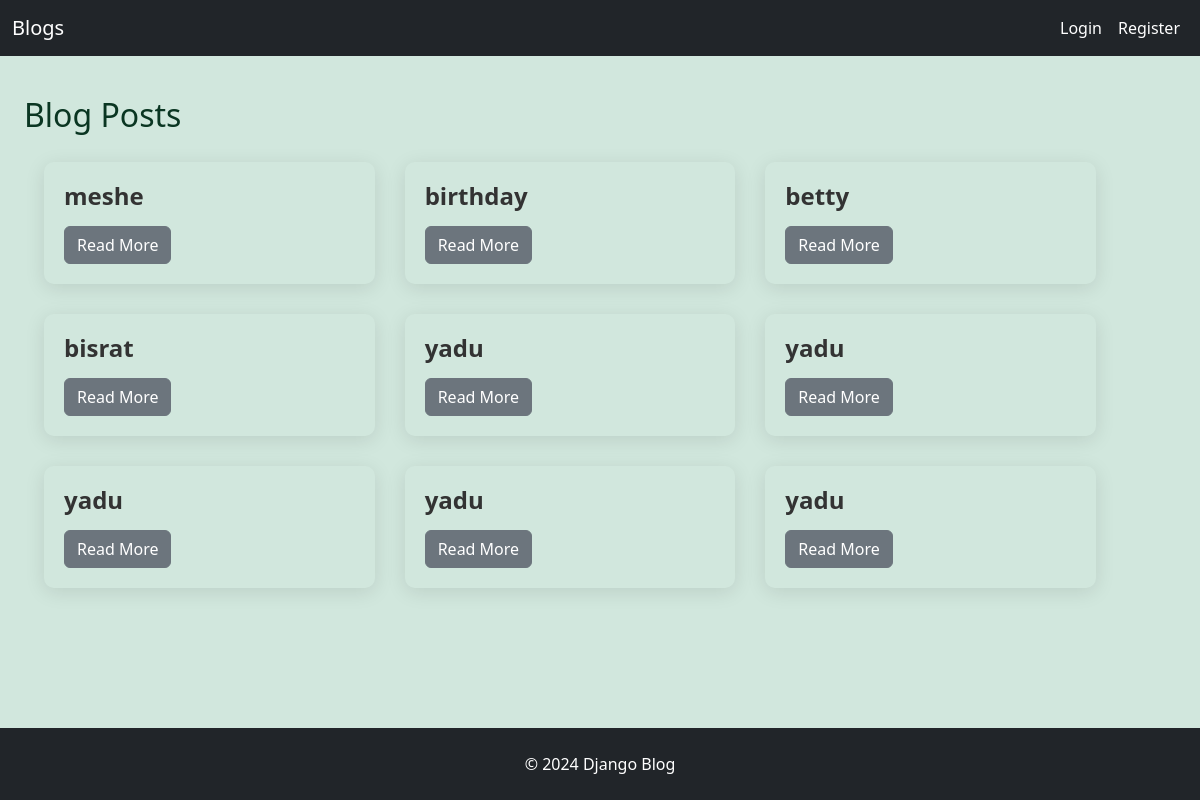
The app's page /, older data.
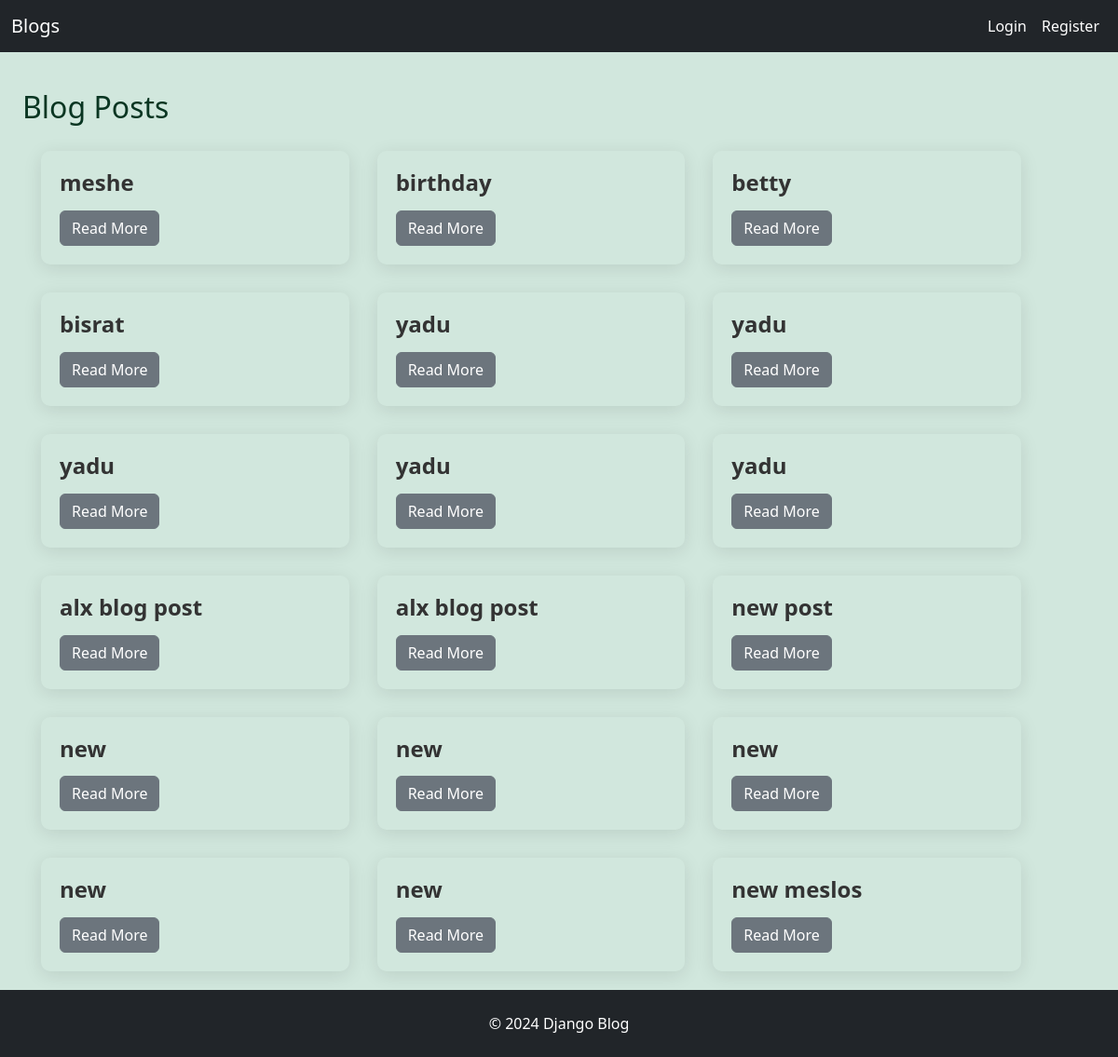
The same page, newer data.
### blog/models.py (models this page shows)
class Post(models.Model):
  tags =  TaggableManager()
  title = models.CharField(max_length=200)
  content = models.TextField()
  published_date = models.DateTimeField(auto_now_add=True)
  author = models.ForeignKey('auth.User', on_delete=models.CASCADE)
  created_at = models.DateTimeField(auto_now=True)

### blog/views.py (the view)
# urls.py: path('',views.PostListView.as_view(),name = 'post_list'),
class PostListView(ListView):
  model = Post
  template_name = 'blog/post_list.html'
  context_object_name = 'posts'

### blog/templates/blog/post_list.html (shortened to what this page needs)
{%extends 'blog/base.html'%}
{% load static %}
    {% load static %}
 {% block content %}
    <div class="content flex-grow-1">
        <div class="container">
           <h2>Blog Posts</h2>
            <div class="posts-grid">
                {% for post in posts %}
                <div class="post-card">
                    <div class="post-card-body">
                        <h5 class="post-card-title">{{ post.title }}</h5>
                        <a href="{% url 'post_detail' post.id %}" class="btn btn-secondary">Read More</a>
                    </div>
                </div>
                {% endfor %}
            </div>
        </div>
    </div>
{% endblock %}

### blog/templates/blog/base.html (shortened to what this page needs)
<!DOCTYPE html>
{% load static %}
<html lang="en">
<head>
    <link href="https://cdn.jsdelivr.net/npm/bootstrap@5.3.3/dist/css/bootstrap.min.css" rel="stylesheet">
</head>
<body class="bg-success-subtle text-success-emphasis d-flex flex-column min-vh-100">
    <header>
        <nav class="navbar navbar-expand-lg bg-dark">
            <div class="container-fluid">
                <a class="navbar-brand text-white" href="{% url 'post_list' %}">Blogs</a>
                <div class="collapse navbar-collapse" id="navbarScroll">
                    <ul class="navbar-nav ms-auto my-2 my-lg-0 navbar-nav-scroll" style="--bs-scroll-height: 100px;">
                        {% if user.is_authenticated %}
                            <li class="nav-item">
                                <a class="nav-link text-white" href="{% url 'post_create' %}">Post</a>
                            </li>
                            <li class="nav-item">
                                <a class="nav-link text-white" href="{% url 'logout' %}">Logout</a>
                            </li>
                            <li class="nav-item">
                                <a class="nav-link text-white" href="{% url 'profile'%}">Profile</a>
                            </li>
                        {% else %}
                            <li class="nav-item">
                                <a class="nav-link text-white pl-3" href="{% url 'login' %}">Login</a>
                            </li>
                            <li class="nav-item">
                                <a class="nav-link text-white" href="{% url 'register' %}">Register</a>
                            </li>
                        {% endif %}
                    </ul>
                </div>
            </div>
        </nav>
    </header>
    <div class="content flex-grow-1">
        <div class="container d-flex justify-content-center p-0 m-0">
            <div class="row w-100">
                <div class="col-12">
                    {% block content %}
                    {% endblock %}
                </div>
            </div>
        </div>
    </div>
    <footer class="bg-dark text-white text-center py-4">
        <a class="navbar-brand text-white" href="#">&copy; 2024 Django Blog</a>
    </footer>
</body>
</html>

### blog/templates/blog/base.html (style rules this page uses)
header { margin:0; padding:0; }
footer { margin: 0; padding: 0; }

### blog/templates/blog/post_list.html (style rules this page uses)
.post-card { border: none; border-radius: 10px; overflow: hidden; box-shadow: 0 4px 20px rgba(0, 0, 0, 0.1); transition: all 0.3s ease-in-out; }
.post-card-body { padding: 20px; }
.post-card-title { font-size: 1.5rem; font-weight: bold; color: #333; transition: color 0.3s ease; }
.posts-grid { display: grid; grid-template-columns: repeat(auto-fill, minmax(300px, 1fr)); gap: 30px; padding: 20px; }
.content { margin-top: 20px; }

Row changes from the older to the newer data that the page shows:
added Post: title "alx blog post"
added Post: title "alx blog post"
added Post: title "new post"
added Post: title "new"
added Post: title "new"
added Post: title "new"
added Post: title "new"
added Post: title "new"
added Post: title "new meslos"
